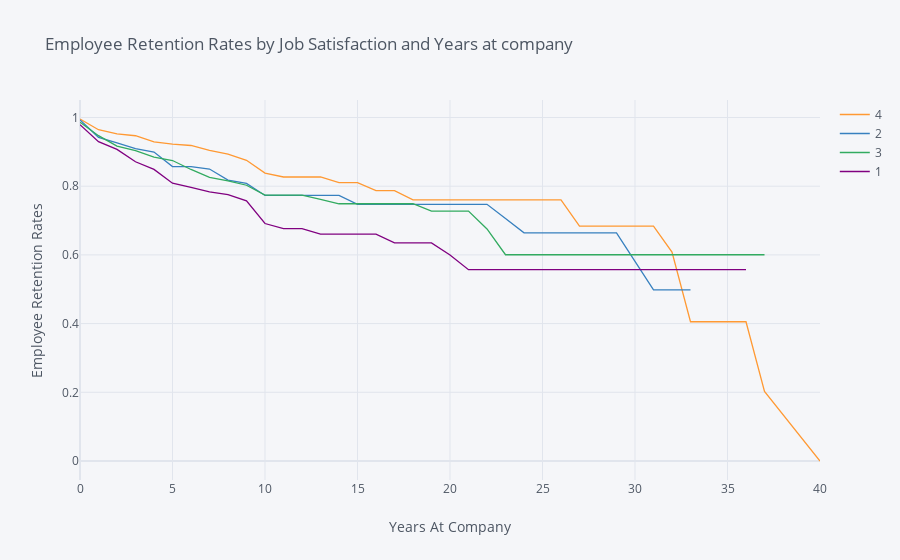

Notebook cell for this chart:
### Markdown cell above
## 6. Let's find out how job satisfaction affects retention rates. Generate and plot survival curves for each level of job satisfaction by number of years at the company.

### Code cell
rates = survival(data, 'JobSatisfaction','YearsAtCompany', 'Attrition')

rates.iplot(kind='line', xTitle='Years At Company', yTitle='Employee Retention Rates',
            title='Employee Retention Rates by Job Satisfaction and Years at company')

### Figure 1 — Plotly figure (JSON) as saved in the notebook; plotly's stock layout.template omitted (floating-point values rounded to 4 significant figures)
{"data": [{"line": {"color": "rgba(255, 153, 51, 1.0)", "dash": "solid", "shape": "linear", "width": 1.3}, "mode": "lines", "name": "4", "text": "", "type": "scatter", "x": [0, 1, 2, 3, 4, 5, 6, 7, 8, 9, 10, 11, 12, 13, 14, 15, 16, 17, 18, 19, 20, 21, 22, 23, 24, 25, 26, 27, 29, 30, 31, 32, 33, 34, 36, 37, 40], "y": [0.9956, 0.9645, 0.9523, 0.9469, 0.929, 0.9226, 0.9185, 0.9043, 0.8933, 0.8754, 0.838, 0.8268, 0.8268, 0.8268, 0.8103, 0.8103, 0.7872, 0.7872, 0.76, 0.76, 0.76, 0.76, 0.76, 0.76, 0.76, 0.76, 0.76, 0.684, 0.684, 0.684, 0.684, 0.608, 0.4053, 0.4053, 0.4053, 0.2027, 0]}, {"line": {"color": "rgba(55, 128, 191, 1.0)", "dash": "solid", "shape": "linear", "width": 1.3}, "mode": "lines", "name": "2", "text": "", "type": "scatter", "x": [0, 1, 2, 3, 4, 5, 6, 7, 8, 9, 10, 11, 12, 13, 14, 15, 16, 17, 18, 19, 20, 21, 22, 23, 24, 25, 26, 27, 29, 30, 31, 32, 33, 34, 36, 37, 40], "y": [0.9929, 0.9423, 0.9263, 0.9091, 0.8996, 0.8573, 0.8573, 0.85, 0.8179, 0.8083, 0.7731, 0.7731, 0.7731, 0.7731, 0.7731, 0.7474, 0.7474, 0.7474, 0.7474, 0.7474, 0.7474, 0.7474, 0.7474, 0.7059, 0.6643, 0.6643, 0.6643, 0.6643, 0.6643, 0.5813, 0.4983, 0.4983, 0.4983, "", "", "", ""]}, {"line": {"color": "rgba(50, 171, 96, 1.0)", "dash": "solid", "shape": "linear", "width": 1.3}, "mode": "lines", "name": "3", "text": "", "type": "scatter", "x": [0, 1, 2, 3, 4, 5, 6, 7, 8, 9, 10, 11, 12, 13, 14, 15, 16, 17, 18, 19, 20, 21, 22, 23, 24, 25, 26, 27, 29, 30, 31, 32, 33, 34, 36, 37, 40], "y": [0.9864, 0.9471, 0.917, 0.9033, 0.8849, 0.8748, 0.8487, 0.8259, 0.8157, 0.8028, 0.7739, 0.7739, 0.7739, 0.7618, 0.7489, 0.7489, 0.7489, 0.7489, 0.7489, 0.7275, 0.7275, 0.7275, 0.6755, 0.6005, 0.6005, 0.6005, 0.6005, 0.6005, 0.6005, 0.6005, 0.6005, 0.6005, 0.6005, 0.6005, 0.6005, 0.6005, ""]}, {"line": {"color": "rgba(128, 0, 128, 1.0)", "dash": "solid", "shape": "linear", "width": 1.3}, "mode": "lines", "name": "1", "text": "", "type": "scatter", "x": [0, 1, 2, 3, 4, 5, 6, 7, 8, 9, 10, 11, 12, 13, 14, 15, 16, 17, 18, 19, 20, 21, 22, 23, 24, 25, 26, 27, 29, 30, 31, 32, 33, 34, 36, 37, 40], "y": [0.9792, 0.9297, 0.9071, 0.8711, 0.8489, 0.8087, 0.7965, 0.7833, 0.7752, 0.7572, 0.6913, 0.6766, 0.6766, 0.6605, 0.6605, 0.6605, 0.6605, 0.6351, 0.6351, 0.6351, 0.5998, 0.557, 0.557, 0.557, 0.557, 0.557, 0.557, 0.557, 0.557, 0.557, 0.557, 0.557, 0.557, 0.557, 0.557, "", ""]}], "layout": {"legend": {"bgcolor": "#F5F6F9", "font": {"color": "#4D5663"}}, "paper_bgcolor": "#F5F6F9", "plot_bgcolor": "#F5F6F9", "title": {"font": {"color": "#4D5663"}, "text": "Employee Retention Rates by Job Satisfaction and Years at company"}, "xaxis": {"gridcolor": "#E1E5ED", "showgrid": true, "tickfont": {"color": "#4D5663"}, "title": {"font": {"color": "#4D5663"}, "text": "Years At Company"}, "zerolinecolor": "#E1E5ED"}, "yaxis": {"gridcolor": "#E1E5ED", "showgrid": true, "tickfont": {"color": "#4D5663"}, "title": {"font": {"color": "#4D5663"}, "text": "Employee Retention Rates"}, "zerolinecolor": "#E1E5ED"}}}
